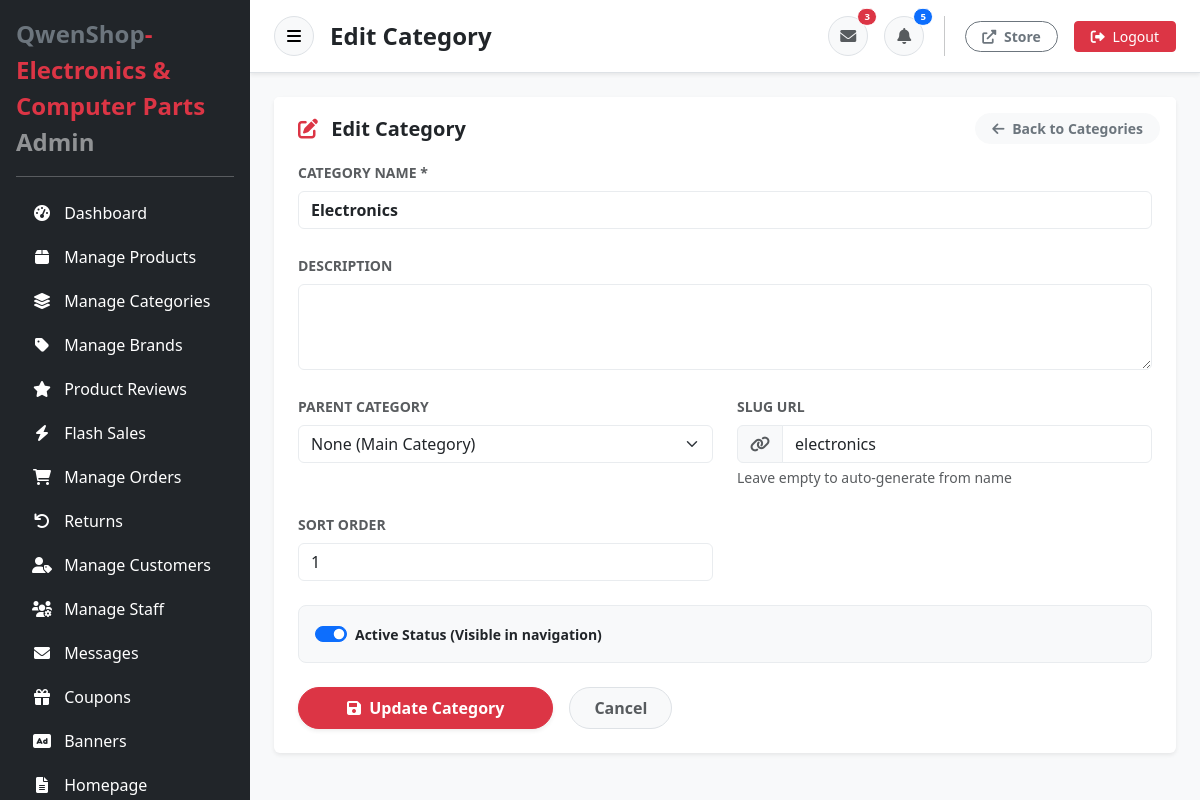
/src/admin/edit_category.php?id=1 (signed in), run on the app's committed database.
### tables this page shows
CREATE TABLE categories (
    id INT AUTO_INCREMENT PRIMARY KEY,
    name_en VARCHAR(255) NOT NULL,
    description_en TEXT,
    parent_id INT NULL,
    image_url VARCHAR(500),
    icon_class VARCHAR(100),
    slug VARCHAR(191) UNIQUE,
    is_active TINYINT(1) DEFAULT 1,
    sort_order INT DEFAULT 0,
    created_at TIMESTAMP DEFAULT CURRENT_TIMESTAMP,
    updated_at TIMESTAMP DEFAULT CURRENT_TIMESTAMP ON UPDATE CURRENT_TIMESTAMP,
    FOREIGN KEY (parent_id) REFERENCES categories(id) ON DELETE SET NULL
);

### src/models/Category.php (called while the page is built, shortened)
<?php
class Category {
    private $pdo;
    public function __construct($database = null) {
        $this->pdo = $database ? $database->getConnection() : $GLOBALS['pdo'];
    }
    public function getAllMainCategories() {
        $sql = "SELECT * FROM categories WHERE parent_id IS NULL AND is_active = 1 ORDER BY sort_order, name_en";
        $stmt = $this->pdo->prepare($sql);
        $stmt->execute();
        return $stmt->fetchAll();
    }
    public function getById($id) {
        $sql = "SELECT * FROM categories WHERE id = ? AND is_active = 1";
        $stmt = $this->pdo->prepare($sql);
        $stmt->execute([$id]);
        return $stmt->fetch();
    }
}
?>

### src/admin/edit_category.php (the view, shortened to what this page needs)
<?php
require_once '../db_connect.php';
require_once '../models/Category.php';
$categoryModel = new Category();
$categoryId = isset($_GET['id']) ? (int)$_GET['id'] : 0;
$category = $categoryModel->getById($categoryId);
$mainCategories = $categoryModel->getAllMainCategories();
include 'header.php';
?>
            <div class="card border-0 shadow-sm mb-4">
                <div class="card-header bg-white py-3 d-flex align-items-center justify-content-between border-0">
                    <h5 class="mb-0 fw-bold px-2"><i class="fas fa-edit me-2 text-danger"></i> Edit Category</h5>
                    <a href="categories.php" class="btn btn-light btn-sm text-secondary rounded-pill px-3 fw-bold">
                        <i class="fas fa-arrow-left me-1"></i> Back to Categories
                    </a>
                </div>
                <div class="card-body p-4 pt-0">
                    <form method="POST" action="edit_category.php?id=<?php echo $categoryId; ?>">
                        <div class="row g-4 mb-4">
                            <div class="col-md-12">
                                <label for="name_en" class="form-label small fw-bold text-muted text-uppercase">Category Name *</label>
                                <input type="text" id="name_en" name="name_en" class="form-control border-light-subtle shadow-none fw-bold" value="<?php echo htmlspecialchars($category['name_en']); ?>" required>
                            </div>
                            <div class="col-md-12">
                                <label for="description_en" class="form-label small fw-bold text-muted text-uppercase">Description</label>
                                <textarea id="description_en" name="description_en" class="form-control border-light-subtle shadow-none" rows="3"><?php echo htmlspecialchars($category['description_en']); ?></textarea>
                            </div>
                            <div class="col-md-6">
                                <label for="parent_id" class="form-label small fw-bold text-muted text-uppercase">Parent Category</label>
                                <select id="parent_id" name="parent_id" class="form-select border-light-subtle shadow-none">
                                    <option value="">None (Main Category)</option>
                                </select>
                            </div>
                            <div class="col-md-6">
                                <label for="slug" class="form-label small fw-bold text-muted text-uppercase">Slug URL</label>
                                <div class="input-group">
                                    <span class="input-group-text bg-light border-light-subtle text-muted"><i class="fas fa-link"></i></span>
                                    <input type="text" id="slug" name="slug" class="form-control border-light-subtle shadow-none" value="<?php echo htmlspecialchars($category['slug'] ?? ''); ?>" placeholder="category-slug">
                                </div>
                                <div class="form-text x-small text-muted mt-1 italic">Leave empty to auto-generate from name</div>
                            </div>
                            <div class="col-md-6">
                                <label for="sort_order" class="form-label small fw-bold text-muted text-uppercase">Sort Order</label>
                                <input type="number" id="sort_order" name="sort_order" class="form-control border-light-subtle shadow-none" value="<?php echo htmlspecialchars($category['sort_order'] ?? '0'); ?>">
                            </div>
                            <div class="col-12">
                                <div class="card border-light-subtle bg-light p-3 rounded-3 shadow-none">
                                    <div class="form-check form-switch mb-0">
                                        <input class="form-check-input" type="checkbox" name="is_active" id="is_active" <?php echo $category['is_active'] ? 'checked' : ''; ?>>
                                        <label class="form-check-label fw-bold small text-dark" for="is_active">Active Status (Visible in navigation)</label>
                                    </div>
                                </div>
                            </div>
                        </div>
                        <div class="d-flex align-items-center gap-3">
                            <button type="submit" class="btn btn-danger px-5 py-2 fw-bold rounded-pill shadow-sm">
                                <i class="fas fa-save me-1"></i> Update Category
                            </button>
                            <a href="categories.php" class="btn btn-light px-4 py-2 fw-bold rounded-pill text-muted border shadow-xs">Cancel</a>
                        </div>
                    </form>
                </div>
            </div>
        </div>
    </div>
    <?php include 'footer.php'; ?>

### data on the page
categories: name_en "Electronics", slug "electronics", sort_order "1", is_active "☑"

### other printed values
$part1 "QwenShop"
$part2 "- Electronics & Computer Parts"
$item['label'] "Dashboard"
$item['label'] "Manage Products"
$item['label'] "Manage Categories"
$item['label'] "Manage Brands"
$item['label'] "Product Reviews"
$item['label'] "Flash Sales"
$item['label'] "Manage Orders"
$item['label'] "Returns"
$item['label'] "Manage Customers"
$item['label'] "Manage Staff"
$item['label'] "Messages"
$item['label'] "Coupons"
$item['label'] "Banners"
